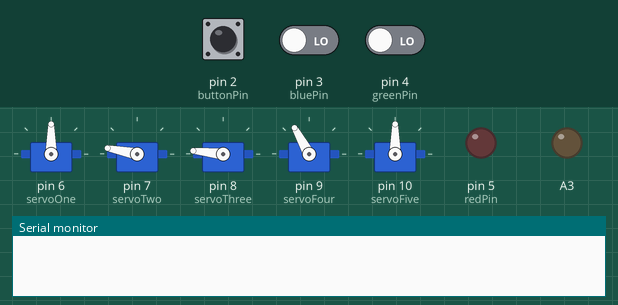
The sketch below on a simulated Arduino Uno, built with avr-gcc and run on an emulated ATmega328P. Shown: 5 × servo, output pins drawn as LEDs (lit = HIGH), the last lines printed to the serial monitor. The inputs (shaded band) are chosen by the test bench; at power-on: pin 2 (buttonPin) LOW, pin 3 (bluePin) LOW, pin 4 (greenPin) LOW.

Above: at 10.9 s.
11.0 s: pin 2 (buttonPin) pulled HIGH for 0.15 s
At 11.56 s:
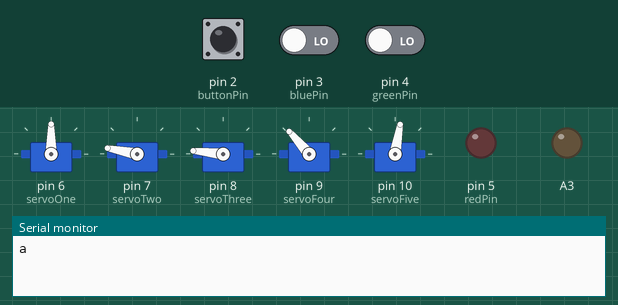
At 18.2 s:
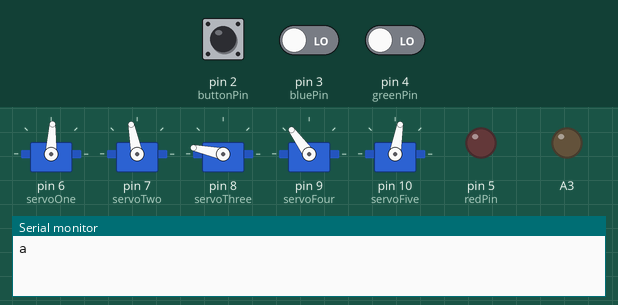
Timing chart, 0 to 30.5 s (numbered marks = the images above; inputs shaded):
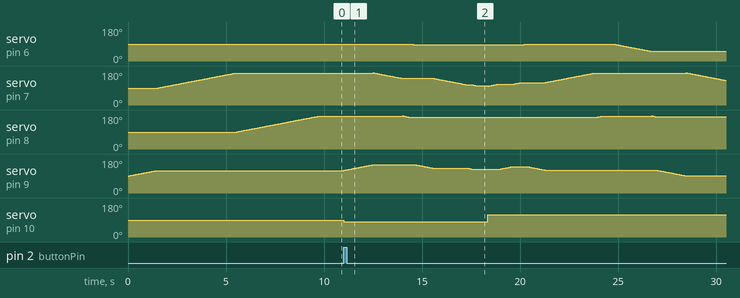

Measured:
- after the input at 11.0 s, servo on pin 10 (servoFive): 90° → 80° at once, → 117° 7.4 s later

The sketch:

bra_o.ino
```cpp
// Biblioteca auxiliar
#include <Servo.h>

//RGB
int redPin= 5;
int greenPin = 4;
int bluePin = 3;
//LDR
int ldrPin = 0; //LDR no pino analígico 0
int ldrValorRed = 0; //Valor lido do LDR
int ldrValorGreen = 0; //Valor lido do LDR
int ldrValorBlue = 0; //Valor lido do LDR
int tensaoLdr = 0;


const int buttonPin = 2;     // the number of the pushbutton pin

// variables will change:
volatile int buttonState = 0;         // variable for reading the pushbutton status
int aux = 0;

// Definições de constantes
#define servoOne        6
#define servoTwo        7
#define servoThree      8
#define servoFour       9
#define servoFive       10

#define redOne         50
#define redTwo        110
#define redThree      170
#define redFour        90

#define greenOne       35
#define greenTwo      120
#define greenThree    160
#define greenFour     140

#define blueOne       13
#define blueTwo      135
#define blueThree    175
#define blueFour     135

// Definiçoes de variaveis
byte positionOne = 90;
byte positionTwo = 90;
byte positionthree = 90;
byte positionfour = 90;
byte positionfive = 90;

// Funções auxiliares
void originPosition();
void backOriginRed();
void backOriginGreen();
void backOriginBlue();
void movePositionRed(byte one, byte two, byte three, byte four);
void movePositionGreen(byte one, byte two, byte three, byte four);
void movePositionBlue(byte one, byte two, byte three, byte four);
void movePositionCube();
void moveServoOne(byte one);
void moveServoTwo(byte two);
void moveServoThree(byte three);
void moveServoFour(byte four);

// Atribuição de objetos (servos do braço)
Servo servo_one, servo_two, servo_three, servo_four, servo_five;

void setup() {

  //configura os pinos dos servos como saída digital
  pinMode(servoOne,   OUTPUT);
  pinMode(servoTwo,   OUTPUT);
  pinMode(servoThree, OUTPUT);
  pinMode(servoFour,  OUTPUT);
  pinMode(servoFive,  OUTPUT);

  //atribui os pinos do Arduino ao respectivo servo
  servo_one.attach(servoOne);
  servo_two.attach(servoTwo);
  servo_three.attach(servoThree);
  servo_four.attach(servoFour);
  servo_five.attach(servoFive);

  // Manda o braço para posiçao inicial
  //originPosition();
  pinMode(redPin, OUTPUT);
  pinMode(greenPin, OUTPUT);
  pinMode(bluePin, OUTPUT);

  pinMode(2, INPUT);
  pinMode(3, INPUT);
  pinMode(4, INPUT);
  pinMode(5, OUTPUT);

  analogWrite(A3, LOW);

  // initialize the pushbutton pin as an input:
  pinMode(buttonPin, INPUT);
  // Attach an interrupt to the ISR vector
  attachInterrupt(digitalPinToInterrupt(2), pin_ISR, CHANGE);
  //Serial.begin(19200);
  Serial.begin(9600);
  originPosition();
}

void loop() {

  if(digitalRead(2) == HIGH) {
    Serial.println("a");
    movePositionCube();
    originPosition();
    move_arm('R');
  }
  else if(digitalRead(3) == HIGH) {
    Serial.println("b");
    movePositionCube();
    originPosition();
    move_arm('G');
  }
  else if(digitalRead(4) == HIGH) {
    Serial.println("c");
    movePositionCube();
    originPosition();
    move_arm('B');
  }
}

void pin_ISR() {
  buttonState = digitalRead(buttonPin);
}

void move_arm(char color){

  analogWrite(A3, LOW);

  if(color == 'R'){
    //Serial.print("Vermelho");
    delay(500);
    movePositionRed(redOne, redTwo, redThree, redFour);
    delay(2000);

    backOriginRed();

  }
  else if(color == 'G'){
    // Serial.println("Verde");
     delay(500);
     movePositionGreen(greenOne, greenTwo, greenThree, greenFour);
     delay(2000);

     backOriginGreen();
  }
  else if(color == 'B'){
    //Serial.println("Blue");
    delay(500);
    movePositionBlue(blueOne, blueTwo, blueThree, blueFour);
    delay(2000);

    backOriginBlue();
  }
  analogWrite(A3, HIGH);
}

void originPosition(){

 moveServoOne(90);
 moveServoFour(120);
 moveServoTwo(170);
 moveServoThree(175);

 positionOne = 90;
 positionTwo = 170;
 positionthree = 175;
 positionfour = 120;
 positionfive = 120;

}

void movePositionRed(byte one, byte two, byte three, byte four){

    moveServoOne(one);
    moveServoThree(three);
    moveServoFour(four);
    moveServoTwo(two);

    servo_five.write(90);

    positionOne = 50;
    positionTwo = 110;
    positionthree = 170;
    positionfour = 90;
    positionfive = 90;
}

void backOriginRed(){
  moveServoTwo(170);
   moveServoFour(120);
  moveServoThree(175);
  moveServoOne(90);

  positionOne = 90;
  positionTwo = 170;
  positionthree = 175;
  positionfour = 120;
  positionfive = 120;


}

void movePositionGreen(byte one, byte two, byte three, byte four){

  moveServoOne(one);
  moveServoThree(three);
  moveServoTwo(two);
  moveServoFour(four);

  servo_five.write(90);

  positionOne = greenOne;
  positionTwo = greenTwo;
  positionthree = greenThree;
  positionfour = greenFour;
  positionfive = 90;
}

void backOriginGreen(){


  moveServoFour(120);
  moveServoTwo(170);
  moveServoThree(175);
  moveServoOne(90);


  positionOne = 90;
  positionTwo = 170;
  positionthree = 175;
  positionfour = 120;
  positionfive = 120;


}

void movePositionBlue(byte one, byte two, byte three, byte four){
    moveServoOne(one);
    moveServoThree(three);
    moveServoFour(four);
    moveServoTwo(two);

    servo_five.write(90);

    positionOne = blueOne;
    positionTwo = blueTwo;
    positionthree = blueThree;
    positionfour = blueFour;
    positionfive = 90;


}

void movePositionCube(){

   // servo_five.write(90);
 //   moveServoOne(90);
   // positionOne = 90;
    // moveServoTwo(90);
    //positionTwo = 90;
    //moveServoThree(90);
    //positionthree = 90;
    //moveServoFour(90);
    //positionfour = 90;
    servo_five.write(80);
    moveServoFour(150);
    positionfour = 150;
    moveServoTwo(140);
    positionTwo = 140;
    moveServoThree(167);
    positionthree = 167;
    moveServoOne(86);
    positionOne = 86;
    moveServoFour(130);
    positionfour = 130;
    moveServoTwo(105);
    positionTwo = 105;
    moveServoFour(125);
    positionfour = 125;
    moveServoTwo(100);
    positionTwo = 100;
    delay(500);
    servo_five.write(117);
    moveServoTwo(110);
    positionTwo = 110;
    moveServoFour(140);
    positionfour = 140;
    moveServoTwo(120);
    positionTwo = 120;
    positionfive = 110;


}

void backOriginBlue(){

  moveServoFour(120);
  moveServoTwo(170);
  moveServoThree(175);
  moveServoOne(90);

  positionOne = 90;
  positionTwo = 170;
  positionthree = 175;
  positionfour = 120;
  positionfive = 120;
}

void moveServoOne(byte one){
  if(positionOne > one){
   for(int i = positionOne; i>one; i--){
      servo_one.write(i);
      delay(50);
   }
  }
  else{
    for(int i = positionOne; i<one; i++){
      servo_one.write(i);
      delay(50);
   }
  }
}

void moveServoTwo(byte two){
  if(positionTwo > two){
    for(int i = positionTwo; i>two; i--){
      servo_two.write(i);
      delay(50);
   }
  }
  else{
    for(int i = positionTwo; i<two; i++){
      servo_two.write(i);
      delay(50);
   }
  }
}


void moveServoThree(byte three){
   if(positionthree > three){
    for(int i = positionthree; i>three; i--){
      servo_three.write(i);
      delay(50);
   }
  }
  else{
    for(int i = positionthree; i<three; i++){
      servo_three.write(i);
      delay(50);
   }
  }
}

void moveServoFour(byte four){
 if(positionfour > four){
    for(int i = positionfour; i>four; i--){
      servo_four.write(i);
      delay(50);
  }
  }
  else{
    for(int i = positionfour; i<four; i++){
        servo_four.write(i);
        delay(50);
    }
  }
}
```
